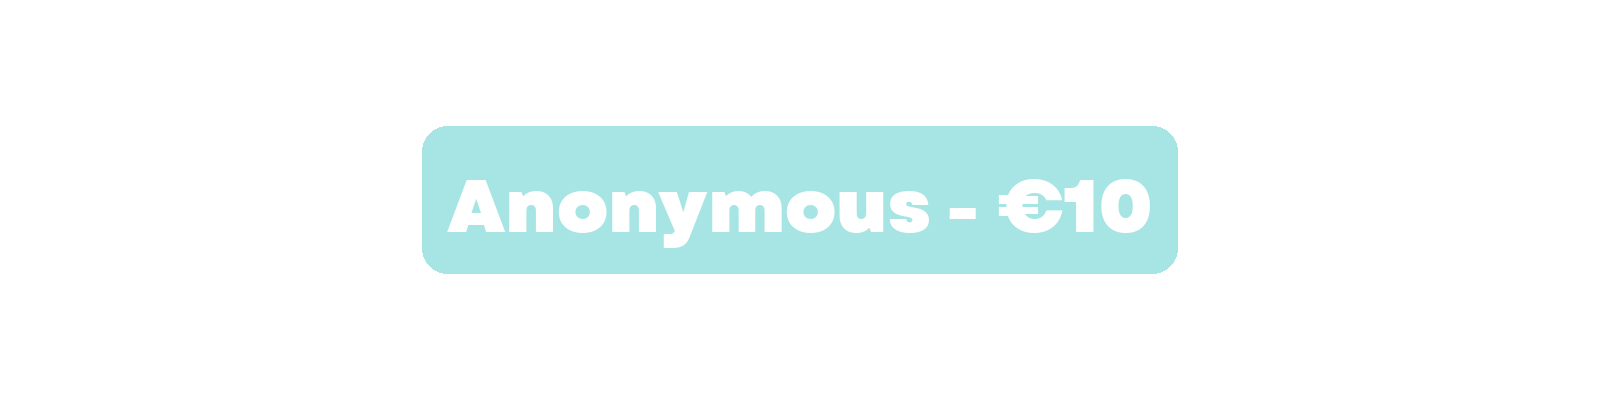

Python code for this plot:
from PIL import Image, ImageDraw, ImageFont
import requests 
from bs4 import BeautifulSoup 

def draw_rounded_rectangle_with_semicircles(image_size, corner_radius, text, font_size):
    # Create a new RGBA image with a transparent background
    img = Image.new('RGBA', image_size, (0, 0, 0, 0))
    draw = ImageDraw.Draw(img)

    font_path = "GaretHeavy.ttf"
    font = ImageFont.truetype(font_path, size=font_size)
    text_width, text_height = draw.textsize(text, font)

    rectangle_size = (text_width + 2 * corner_radius, text_height + 2 * corner_radius)

    # Draw the rectangle with semi-circle ends
    x1, y1 = (image_size[0] - rectangle_size[0]) // 2, (image_size[1] - rectangle_size[1]) // 2
    x2, y2 = x1 + rectangle_size[0], y1 + rectangle_size[1]

    fill_colour = (166, 229, 228)
    outline_colour = fill_colour

    # Draw the main rectangle with transparent edges
    draw.rectangle([x1 + corner_radius, y1, x2 - corner_radius, y2], fill=fill_colour, outline=outline_colour)
    draw.rectangle([x1, y1 + corner_radius, x2, y2 - corner_radius], fill=fill_colour, outline=outline_colour)

    # Draw semi-circle ends with transparent edges
    draw.pieslice([x1, y1, x1 + 2 * corner_radius, y1 + 2 * corner_radius], 180, 270, fill=fill_colour, outline=outline_colour)
    draw.pieslice([x2 - 2 * corner_radius, y1, x2, y1 + 2 * corner_radius], 270, 360, fill=fill_colour, outline=outline_colour)
    draw.pieslice([x1, y2 - 2 * corner_radius, x1 + 2 * corner_radius, y2], 90, 180, fill=fill_colour, outline=outline_colour)
    draw.pieslice([x2 - 2 * corner_radius, y2 - 2 * corner_radius, x2, y2], 0, 90, fill=fill_colour, outline=outline_colour)


    text_position = ((image_size[0] - text_width) // 2, (image_size[1] - text_height) // 2)
    draw.text(text_position, text, font=font, fill=(255, 255, 255))  # Black text

    # Save or display the image
    img.save("latest_donation.png")

URL = "https://www.idonate.ie/fundraiser/MediaProductionSociety"
headers = {'User-Agent': "Mozilla/5.0 (Windows NT 10.0; Win64; x64; rv:109.0) Gecko/20100101 Firefox/119.0"} 
r = requests.get(url=URL, headers=headers) 

soup = BeautifulSoup(r.content, 'html5lib')
supporters = soup.find('div', attrs = {'class':'ifs-right-fundraisers-supportes-personal'}) 
name = str(supporters).split(">")[5].split("<")[0].strip()
amount = str(supporters).split(">")[13].split("<")[0].strip()

# Example usage
image_size = (1600, 400)  # Width, Height
corner_radius = 25
font_size = 75
text = f"{name} - {amount}"
#text = "I"
draw_rounded_rectangle_with_semicircles(image_size, corner_radius, text, font_size)
